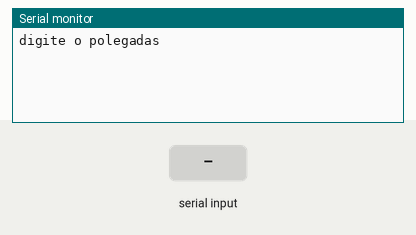
The sketch below on a simulated Arduino Uno, built with avr-gcc and run on an emulated ATmega328P. Parts: the last lines printed to the serial monitor. The test bench sets the inputs (shaded band).

Above: at 1.2 s.
1.3 s: "90,45\n" received over Serial
At 2.3 s:
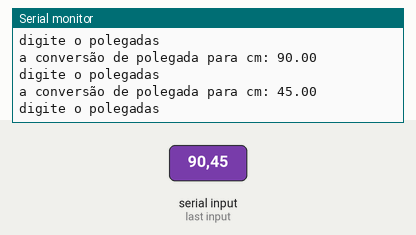
2.9 s: "30,150\n" received over Serial
At 4.8 s:
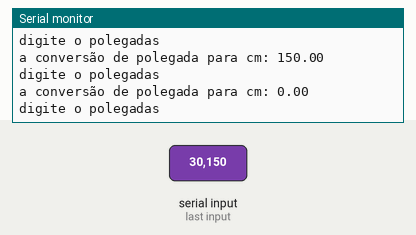
Timing chart, 0 to 6.3 s (numbered marks = the images above; inputs shaded):
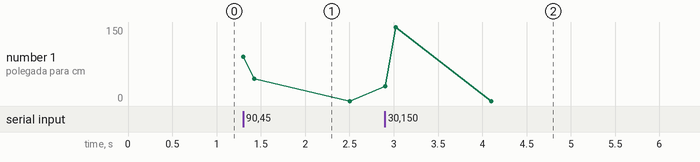

The sketch:

lpmb_ex061.ino
```cpp
//Faça um programa que receba a medida em polegadas e exiba esse número em centímetros.

//declaração de variaveis
float  polegadas= 0;
float centimetros = 0;


void setup()
{
  Serial.begin(9600);//inicia a serial

}
void loop()
{

  //entrada
  Serial.println("digite o polegadas");
  while(!Serial.available());
  centimetros = Serial.parseFloat();

  //processamento
  polegadas =  polegadas / centimetros ;

  //saída
  Serial.println("a conversão de polegada para cm: " + String(centimetros));
  delay(100);

}
```

Measured:
- after the input at 1.3 s, the serial monitor: prints a new line at once (image 1)
- after the input at 2.9 s, the serial monitor: prints a new line at once (image 2)
